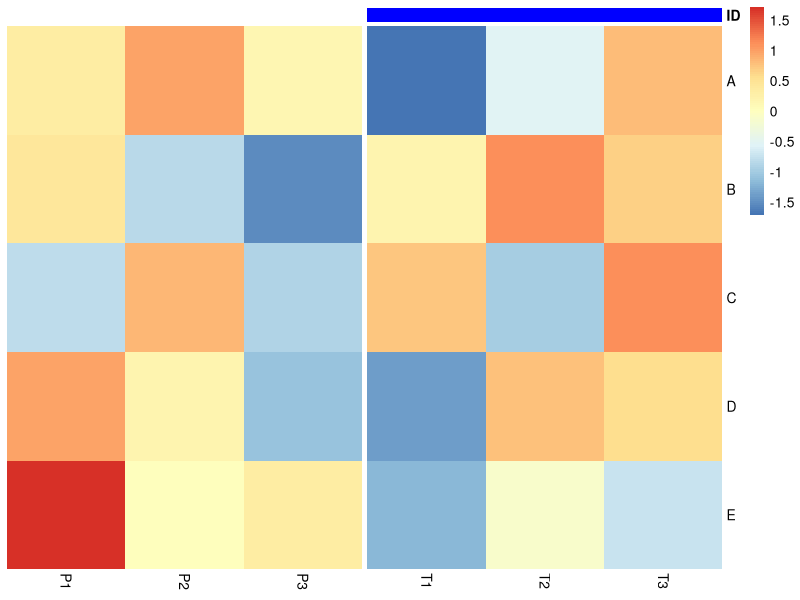

Write the R code that produced this figure.
#!/usr/bin/env Rscript
# this script does what?
library(ggplot2)
library(Cairo)
library(pheatmap)   
library(grid)

set.seed(123)

df<-data.frame( matrix(sample(30), ncol = 5))
colnames(df)<-LETTERS[1:5]
subj<-c("P1", "P2","P3", "T1", "T2","T3")
rownames(df)<-subj

aka2 = data.frame(ID = factor(rep(c("Pat","Trea"), each=3)))
rownames(aka2)<-subj
aka3 = list(ID = c(Pat = "white", Trea="blue"))

CairoPNG("ph2a.png", 800, 800)
pheatmap(t(scale(df)),
         annotation_col = aka2, 
         annotation_colors = aka3[1],
         annotation_legend = FALSE,
         gaps_col =  3,
         show_colnames = T, show_rownames = T, cluster_rows = F, 
         cluster_cols = F, legend = TRUE, 
         clustering_distance_rows = "euclidean", border_color = FALSE)

# Edit the relevant grob
# grid.ls(grid.force()) # "col_annotation" looks like it's the one to edit
# grid.gedit("col_annotation", gp = gpar(col="grey70"))
# grid.gedit("col_annotation", gp = gpar(col="black"))
dev.off()
